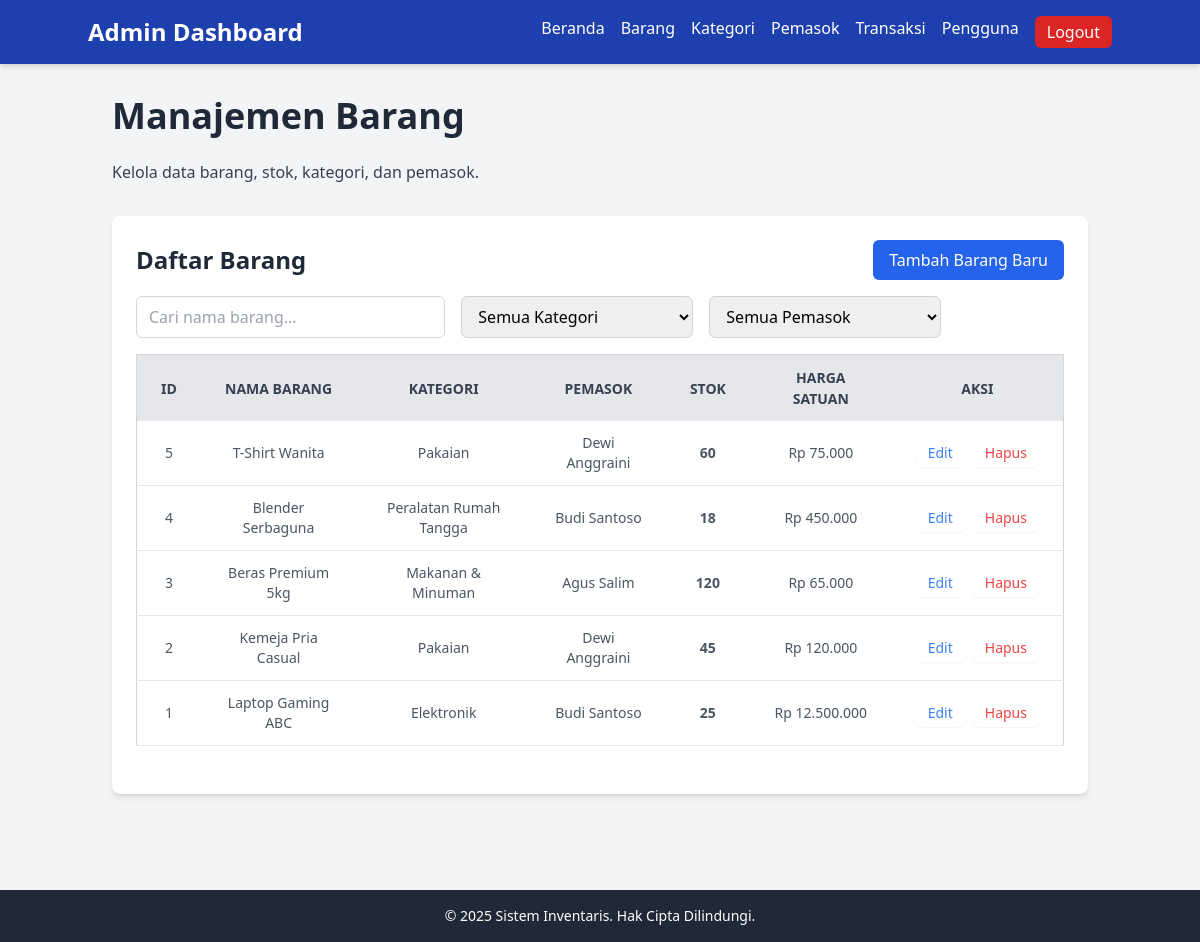
/views/admin/products.php (signed in), run on the app's committed database.
### tables this page shows
CREATE TABLE IF NOT EXISTS barang (
    id INT AUTO_INCREMENT PRIMARY KEY,
    nama_barang VARCHAR(255) NOT NULL,
    id_kategori INT NOT NULL,
    id_pemasok INT NOT NULL,
    stok INT NOT NULL DEFAULT 0,
    satuan VARCHAR(50),  
    harga_beli DECIMAL(10, 2) NOT NULL,
    harga_jual DECIMAL(10, 2) NOT NULL,
    deskripsi TEXT NULL,  
    created_at TIMESTAMP DEFAULT CURRENT_TIMESTAMP,
    updated_at TIMESTAMP DEFAULT CURRENT_TIMESTAMP ON UPDATE CURRENT_TIMESTAMP,

    FOREIGN KEY (id_kategori) REFERENCES kategori(id) ON DELETE RESTRICT ON UPDATE CASCADE,
    FOREIGN KEY (id_pemasok) REFERENCES pemasok(id) ON DELETE RESTRICT ON UPDATE CASCADE
);

CREATE TABLE IF NOT EXISTS kategori (
    id INT AUTO_INCREMENT PRIMARY KEY,
    nama_kategori VARCHAR(255) NOT NULL UNIQUE,
    deskripsi TEXT,
    created_at TIMESTAMP DEFAULT CURRENT_TIMESTAMP,
    updated_at TIMESTAMP DEFAULT CURRENT_TIMESTAMP ON UPDATE CURRENT_TIMESTAMP
);

CREATE TABLE IF NOT EXISTS pemasok (
    id INT AUTO_INCREMENT PRIMARY KEY,
    user_id INT UNIQUE,  
                          
    perusahaan VARCHAR(255),
    kontak VARCHAR(255) NOT NULL,  
    email VARCHAR(255),
    telepon VARCHAR(20),
    alamat TEXT,
    created_at TIMESTAMP DEFAULT CURRENT_TIMESTAMP,
    updated_at TIMESTAMP DEFAULT CURRENT_TIMESTAMP ON UPDATE CURRENT_TIMESTAMP,

     
    FOREIGN KEY (user_id) REFERENCES users(id) ON DELETE SET NULL ON UPDATE CASCADE
     
     
     
);

### controllers/admin/products.php (called while the page is built, shortened)
<?php
include_once __DIR__ . '/../../src/db.php';
try {
    $query = "
        SELECT
            b.id,
            b.nama_barang,
            b.stok,
            b.harga_beli,
            b.harga_jual,
            b.id_kategori,
            b.id_pemasok,
            k.nama_kategori,
            p.kontak AS nama_pemasok
        FROM
            barang b
        LEFT JOIN
            kategori k ON b.id_kategori = k.id -- Corrected join condition
        LEFT JOIN
            pemasok p ON b.id_pemasok = p.id
        ORDER BY
            b.id DESC;
    ";
    $stmt = $conn->prepare($query);
    $stmt->execute();
    $barang_list = $stmt->get_result()->fetch_all(MYSQLI_ASSOC);
} catch (mysqli_sql_exception $e) {
    echo ("Database error fetching product data: " . $e->getMessage());
    $barang_list = [];
    $kategori_options = [];
    $pemasok_options = [];
    setFlashMessage("Terjadi kesalahan saat memuat data barang. Silakan coba lagi nanti.", 'error');
}

### views/admin/products.php (the view, shortened to what this page needs)
<?php
include_once __DIR__ . '/../../controllers/admin/products.php';
?>
<!DOCTYPE html>
<html lang="id">
<head>
    <script src="https://cdn.tailwindcss.com"></script>
    <link rel="stylesheet" href="../../assets/css/style.css">
</head>
<body class="bg-gray-100 font-sans flex flex-col min-h-screen">
    <?php
    include_once 'components/navbar.php';
    ?>
    <main class="container mx-auto px-6 py-8 flex-grow">
        <h1 class="text-4xl font-bold text-gray-800 mb-6">Manajemen Barang</h1>
        <p class="text-gray-700 mb-8">Kelola data barang, stok, kategori, dan pemasok.</p>
        <div class="bg-white p-6 rounded-lg shadow-md mb-8">
            <div class="flex justify-between items-center mb-4">
                <h2 class="text-2xl font-semibold text-gray-800">Daftar Barang</h2>
                <button onclick="openAddProductModal()" class="bg-blue-600 text-white px-4 py-2 rounded-md hover:bg-blue-700 transition duration-300">Tambah Barang Baru</button>
            </div>
            <div class="mb-4 flex flex-col md:flex-row items-center space-y-3 md:space-y-0 md:space-x-4">
                <input type="text" id="productSearch" placeholder="Cari nama barang..." class="px-3 py-2 border border-gray-300 rounded-md focus:outline-none focus:ring-2 focus:ring-blue-500 w-full md:w-1/3">
                <select id="categoryFilter" class="px-3 py-2 border border-gray-300 rounded-md focus:outline-none focus:ring-2 focus:ring-blue-500 w-full md:w-1/4">
                    <option value="">Semua Kategori</option>
                </select>
                <select id="supplierFilter" class="px-3 py-2 border border-gray-300 rounded-md focus:outline-none focus:ring-2 focus:ring-blue-500 w-full md:w-1/4">
                    <option value="">Semua Pemasok</option>
                </select>
            </div>
            <div class="overflow-x-auto">
                <table class="min-w-full bg-white border border-gray-300 rounded-lg">
                    <thead>
                        <tr class="bg-gray-200 text-gray-700 uppercase text-sm leading-normal">
                            <th class="py-3 px-6 ">ID</th>
                            <th class="py-3 px-6 ">Nama Barang</th>
                            <th class="py-3 px-6 ">Kategori</th>
                            <th class="py-3 px-6 ">Pemasok</th>
                            <th class="py-3 px-6 ">Stok</th>
                            <th class="py-3 px-6 ">Harga Satuan</th>
                            <th class="py-3 px-6 ">Aksi</th>
                        </tr>
                    </thead>
                    <tbody class="text-gray-600 text-sm font-light" id="productTableBody">
                        <?php if (empty($barang_list)): ?>
                            <tr>
                                <td colspan="7" class="py-5 px-6 text-center text-gray-500">Belum ada data barang.</td>
                            </tr>
                        <?php else: ?>
                            <?php foreach ($barang_list as $barang): ?>
                                <tr class="border-b text-center border-gray-200 hover:bg-gray-100"
                                    data-id="<?php echo htmlspecialchars($barang['id']); ?>"
                                    data-category-id="<?php echo htmlspecialchars($barang['id_kategori']); ?>"
                                    data-supplier-id="<?php echo htmlspecialchars($barang['id_pemasok']); ?>"
                                    data-product-name="<?php echo htmlspecialchars(strtolower($barang['nama_barang'])); ?>">
                                    <td class="py-3 px-6  whitespace-nowrap"><?php echo htmlspecialchars($barang['id']); ?></td>
                                    <td class="py-3 px-6 "><?php echo htmlspecialchars($barang['nama_barang']); ?></td>
                                    <td class="py-3 px-6 "><?php echo htmlspecialchars($barang['nama_kategori'] ?: 'N/A'); ?></td>
                                    <td class="py-3 px-6 "><?php echo htmlspecialchars($barang['nama_pemasok'] ?: 'N/A'); ?></td>
                                    <td class="py-3 px-6 text-center">
                                        <span class="font-bold <?php echo $barang['stok'] <= 10 ? ($barang['stok'] == 0 ? 'text-red-600' : 'text-yellow-600') : ''; ?>">
                                            <?php echo htmlspecialchars($barang['stok']); ?>
                                        </span>
                                    </td>
                                    <td class="py-3 px-6 text-center">Rp <?php echo number_format(htmlspecialchars($barang['harga_jual']), 0, ',', '.'); ?></td>
                                    <td class="py-3 px-6 text-center">
                                        <div class="flex item-center justify-center space-x-2">
                                            <button onclick="openEditProductModal(<?php echo htmlspecialchars(json_encode($barang)); ?>)" class="text-blue-500 font-normal py-1 px-3 rounded-md shadow-sm transition-colors duration-200">Edit</button>
                                            <form action="../../controllers/admin/products.php" method="POST" onsubmit="return confirmDelete()">
                                                <button type="submit" class="text-red-500 font-normal py-1 px-3 rounded-md shadow-sm transition-colors duration-200">Hapus</button>
                                            </form>
                                        </div>
                                    </td>
                                </tr>
                            <?php endforeach; ?>
                        <?php endif; ?>
                    </tbody>
                </table>
            </div>
        </div>
    </main>
    <?php
    include_once 'components/footer.php';
    ?>
</body>
</html>

### views/admin/components/navbar.php
<nav class="bg-blue-800 p-4 shadow-md text-white">
    <div class="container mx-auto flex justify-between items-center">
        <a href="dashboard.php" class="text-2xl font-bold">Admin Dashboard</a>
        <div class="flex space-x-4">
            <a href="dashboard.php" class="hover:text-blue-200">Beranda</a>
            <a href="products.php" class="hover:text-blue-200">Barang</a>
            <a href="categories.php" class="hover:text-blue-200">Kategori</a>
            <a href="suppliers.php" class="hover:text-blue-200">Pemasok</a>
            <a href="transactions.php" class="hover:text-blue-200">Transaksi</a>
            <a href="users.php" class="hover:text-blue-200">Pengguna</a>
            <a href="../../logout.php" class="bg-red-600 px-3 py-1 rounded-md hover:bg-red-700 transition duration-300" onclick="logoutClientSide(event)">Logout</a>
        </div>
    </div>
</nav>

### views/admin/components/footer.php
<footer class="bg-gray-800 text-white py-4 text-center mt-8">
    <div class="container mx-auto px-6">
        <p class="text-sm">&copy; 2025 Sistem Inventaris. Hak Cipta Dilindungi.</p>
    </div>
</footer>

### assets/css/style.css (style rules this page uses)
html, body { height: 100%; margin: 0; padding: 0; }
* { transition-property: background-color, border-color, color, fill, stroke, opacity, box-shadow, transform, filter, backdrop-filter; transition-duration: 200ms; transition-timing-function: ease-in-out; }

### data on the page
barang: id "5", nama_barang "T-Shirt Wanita", id_kategori.nama_kategori "Pakaian", id_pemasok.kontak "Dewi Anggraini", stok "60", harga_jual "75.000"
barang: id "4", nama_barang "Blender Serbaguna", id_kategori.nama_kategori "Peralatan Rumah Tangga", id_pemasok.kontak "Budi Santoso", stok "18", harga_jual "450.000"
barang: id "3", nama_barang "Beras Premium 5kg", id_kategori.nama_kategori "Makanan & Minuman", id_pemasok.kontak "Agus Salim", stok "120", harga_jual "65.000"
barang: id "2", nama_barang "Kemeja Pria Casual", id_kategori.nama_kategori "Pakaian", id_pemasok.kontak "Dewi Anggraini", stok "45", harga_jual "120.000"
barang: id "1", nama_barang "Laptop Gaming ABC", id_kategori.nama_kategori "Elektronik", id_pemasok.kontak "Budi Santoso", stok "25", harga_jual "12.500.000"
